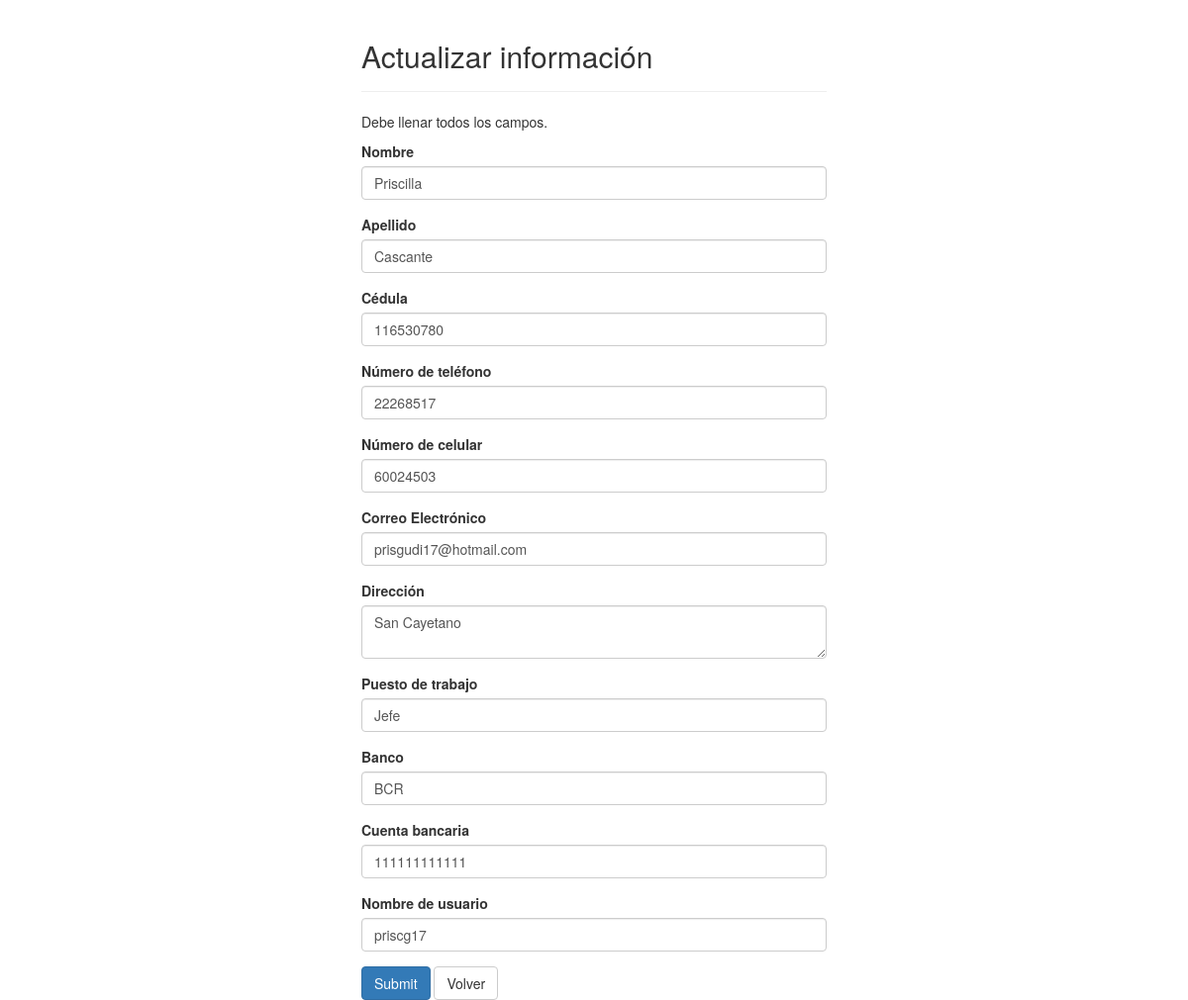
Screenshot of /editar_empleado.php?id=12 (signed in) with the database file from the repository.
### tables this page shows
CREATE TABLE `empleado` (
  `id` int(11) NOT NULL,
  `nombre` varchar(50) NOT NULL,
  `apellido` varchar(50) NOT NULL,
  `cedula` varchar(25) NOT NULL,
  `idnacionalidad` int(11) NOT NULL,
  `idprovincia` int(11) NOT NULL,
  `idcanton` int(11) NOT NULL,
  `iddistrito` int(11) NOT NULL,
  `direccion` varchar(500) NOT NULL,
  `telefono` int(11) NOT NULL,
  `celular` int(11) NOT NULL,
  `email` varchar(255) NOT NULL,
  `idestudio` tinyint(4) NOT NULL,
  `nacimiento` date NOT NULL,
  `iddepartamento` int(11) NOT NULL,
  `puesto` varchar(50) NOT NULL,
  `banco` varchar(200) NOT NULL,
  `bancaria` varchar(25) NOT NULL,
  `idestado` int(11) NOT NULL,
  `usuario` varchar(10) NOT NULL,
  `password` varchar(10) NOT NULL,
  `idrol` int(11) NOT NULL
);

### editar_empleado.php (the view, shortened to what this page needs)
<?php
require_once "config.php";
$nombre = $apellido = $cedula =$direccion = $telefono = $celular =$email=$puesto = $banco= $bancaria=$usuario ="";
$nombre_err = $apellido_err = $cedula_err= $direccion_err = $telefono_err = $celular_err = $email_err = $puesto_err= $banco_err= $bancaria_err=$usuario_err ="";
if(isset($_POST["id"]) && !empty($_POST["id"])){
    $id = $_POST["id"];
    $input_nombre = trim($_POST["nombre"]);
    if(empty($input_nombre)){
        $nombre_err = "Ingrese su nombre";
    } elseif(!filter_var($input_nombre, FILTER_VALIDATE_REGEXP, array("options"=>array("regexp"=>"/^[a-zA-Z\s]+$/")))){
        $nombre_err = "Nombre inválido";
    } else{
        $nombre = $input_nombre;
    }
    $input_apellido = trim($_POST["apellido"]);
    if(empty($input_apellido)){
        $apellido_err = "Ingrese su apellido";
    } elseif(!filter_var($input_apellido, FILTER_VALIDATE_REGEXP, array("options"=>array("regexp"=>"/^[a-zA-ZÑñ\s]+$/")))){
        $apellido_err = "Apellido inválido";
    } else{
        $apellido = $input_apellido;
    }
    $input_cedula = trim($_POST["cedula"]);
    if(empty($input_cedula)){
        $cedula_err = "Ingrese su número de cédula";
    } elseif(!ctype_digit($input_cedula)){
        $cedula_err = "Número de cédula inválido";
    } else{
        $cedula = $input_cedula;
    }
    $input_direccion = trim($_POST["direccion"]);
    if(empty($input_direccion)){
        $direccion_err = "Ingrese su dirección";
    } else{
        $direccion = $input_direccion;
    }
    $input_telefono= trim($_POST["telefono"]);
    if(empty($input_telefono)){
        $telefono_err = "Ingrese su número de teléfono";
    } elseif(!ctype_digit($input_telefono)){
        $telefono_err = "Número de teléfono inválido";
    } else{
        $telefono = $input_telefono;
    }
    $input_celular= trim($_POST["celular"]);
    if(empty($input_celular)){
        $celular_err = "Ingrese su número de celular";
    } elseif(!ctype_digit($input_celular)){
        $celular_err = "Número de celular inválido";
    } else{
        $celular = $input_celular;
    }
    $input_email = trim($_POST["email"]);
    if(empty($input_email)){
        $email_err = "Ingrese su correo electrónico";
    } elseif(!filter_var($input_email, FILTER_VALIDATE_REGEXP, array("options"=>array("regexp"=>"/^[^@]+@[^@]+\.[a-zA-Z]{2,}$/")))){
        $email_err = "Correo electrónico válido";
    } else{
        $email = $input_email;
    }
    $input_puesto = trim($_POST["puesto"]);
    if(empty($input_puesto)){
        $puesto_err = "Ingrese su puesto";
    } elseif(!filter_var($input_puesto, FILTER_VALIDATE_REGEXP, array("options"=>array("regexp"=>"/^[a-zA-Z\s]+$/")))){
        $puesto_err = "Ocupación inválida";
    } else{
        $puesto = $input_puesto;
    }
    $input_banco = trim($_POST["banco"]);
    if(empty($input_banco)){
        $banco_err = "Ingrese el nombre del banco";
    } elseif(!filter_var($input_banco, FILTER_VALIDATE_REGEXP, array("options"=>array("regexp"=>"/^[a-zA-Z\s]+$/")))){
        $banco_err = "Banco inválido";
    } else{
        $banco = $input_banco;
    }
    $input_bancaria= trim($_POST["bancaria"]);
    if(empty($input_bancaria)){
        $bancaria_err = "Ingrese su número de cuenta bancaria";
    } elseif(!ctype_digit($input_bancaria)){
        $bancaria_err = "Número de cuenta bancaria inválido";
    } else{
        $bancaria = $input_bancaria;
    }
    $input_usuario = trim($_POST["usuario"]);
    if(empty($input_usuario)){
        $usuario_err = "Ingrese un nombre de usuario";
    } elseif(!filter_var($input_usuario, FILTER_VALIDATE_REGEXP, array("options"=>array("regexp"=>"/^[a-zA-Z0-9\s]+$/")))){
        $usuario_err = "Nombre de usuario inválido";
    } else{
        $usuario = $input_usuario;
    }
    if(empty($nombre_err) && empty($apellido_err) && empty($cedula_err) && empty($direccion_err) && empty($telefono_err) &&empty($celular_err) &&empty($email_err) && empty($puesto_err) && empty($banco_err) && empty($bancaria_err) && empty($usuario_err)){
        $sql = "UPDATE empleado SET nombre=?, apellido=?, cedula=?, direccion=?, telefono=?, celular=?, email=?,puesto=?, banco=?, bancaria=?, usuario=?  WHERE id=?";
        if($stmt = mysqli_prepare($link, $sql)){
            mysqli_stmt_bind_param($stmt, "sssssssssssi", $param_nombre,$param_apellido,$param_cedula,$param_direccion,$param_telefono,$param_celular,$param_email,$param_puesto,$param_banco,$param_bancaria,$param_usuario , $param_id);
            $param_nombre= $nombre;
            $param_apellido = $apellido;
            $param_cedula = $cedula;
            $param_direccion = $direccion;
            $param_telefono = $telefono;
            $param_celular = $celular;
            $param_email = $email;
            $param_puesto = $puesto;
            $param_banco = $banco;
            $param_bancaria = $bancaria;
            $param_usuario = $usuario;
            $param_id = $id;
            if(mysqli_stmt_execute($stmt)){
                header("location: empleados_gestor.php");
                exit();
            } else{
                echo "ERROR.";
            }
        }
        mysqli_stmt_close($stmt);
    }
    mysqli_close($link);
} else{
    if(isset($_GET["id"]) && !empty(trim($_GET["id"]))){
        $sql = "SELECT nombre,apellido,cedula,direccion,telefono,celular,email,puesto,banco,bancaria,usuario FROM empleado WHERE id = ?";
        if($stmt = mysqli_prepare($link, $sql)){
            mysqli_stmt_bind_param($stmt, "i", $param_id);
            if(mysqli_stmt_execute($stmt)){
                $result = mysqli_stmt_get_result($stmt);
                if(mysqli_num_rows($result) == 1){
                    $row = mysqli_fetch_array($result, MYSQLI_ASSOC);
                $nombre = $row["nombre"];
                $apellido = $row["apellido"];
                $cedula= $row["cedula"];
                $direccion = $row["direccion"];
                $telefono = $row["telefono"];
                $celular = $row["celular"];
                $email = $row["email"];
                $puesto = $row["puesto"];
                $banco = $row["banco"];
                $bancaria = $row["bancaria"];
                $usuario = $row["usuario"];
                } else{
                    header("location: error.php");
                    exit();
                }
            } else{
                echo "ERROR";
            }
        }
    }  else{
        header("location: error.php");
        exit();
    }
}
?>
<!DOCTYPE html>
<html lang="en">
<head>
    <link rel="stylesheet" href="https://maxcdn.bootstrapcdn.com/bootstrap/3.3.7/css/bootstrap.css">
</head>
<body>
    <div class="wrapper">
        <div class="container-fluid">
            <div class="row">
                <div class="col-md-12">
                    <div class="page-header">
                        <h2>Actualizar información</h2>
                    </div>
                    <p>Debe llenar todos los campos.</p>
                    <form action="<?php echo htmlspecialchars(basename($_SERVER['REQUEST_URI'])); ?>" method="post">
                        <div class="form-group <?php echo (!empty($nombre_err)) ? 'has-error' : ''; ?>">
                            <label>Nombre</label>
                            <input type="text" name="nombre" class="form-control" minlength="3" maxlength="15" value="<?php echo $nombre; ?>">
                        </div>
                        <div class="form-group <?php echo (!empty($apellido_err)) ? 'has-error' : ''; ?>">
                            <label>Apellido</label>
                            <input type="text" name="apellido" class="form-control" minlength="3" maxlength="15" value="<?php echo $apellido; ?>">
                        </div>
                        <div class="form-group <?php echo (!empty($cedula_err)) ? 'has-error' : ''; ?>">
                            <label>Cédula</label>
                            <input type="text" name="cedula" class="form-control" minlength="9" maxlength="9" value="<?php echo $cedula; ?>">
                        </div>
                        <div class="form-group <?php echo (!empty($telefono_err)) ? 'has-error' : ''; ?>">
                            <label>Número de teléfono</label>
                            <input type="text" name="telefono" class="form-control" minlength="8" maxlength="8" value="<?php echo $telefono; ?>">
                        </div>
                        <div class="form-group <?php echo (!empty($celular_err)) ? 'has-error' : ''; ?>">
                            <label>Número de celular</label>
                            <input type="text" name="celular" class="form-control" minlength="8" maxlength="8" value="<?php echo $celular; ?>">
                        </div>
                        <div class="form-group <?php echo (!empty($email_err)) ? 'has-error' : ''; ?>">
                            <label>Correo Electrónico</label>
                            <input type="email" name="email" class="form-control" value="<?php echo $email; ?>">
                        </div>
                        <div class="form-group <?php echo (!empty($direccion_err)) ? 'has-error' : ''; ?>">
                            <label>Dirección</label>
                            <textarea name="direccion" class="form-control"><?php echo $direccion; ?></textarea>
                        </div>
                       <div class="form-group <?php echo (!empty($puesto_err)) ? 'has-error' : ''; ?>">
                            <label>Puesto de trabajo</label>
                            <input type="text" name="puesto" class="form-control" minlength="2" maxlength="25" value="<?php echo $puesto; ?>">
                        </div>
                        <div class="form-group <?php echo (!empty($banco_err)) ? 'has-error' : ''; ?>">
                            <label>Banco</label>
                            <input type="text" name="banco" class="form-control" minlength="2" maxlength="25" value="<?php echo $banco; ?>">
                        </div>
                        <div class="form-group <?php echo (!empty($bancaria_err)) ? 'has-error' : ''; ?>">
                            <label>Cuenta bancaria</label>
                            <input type="text" name="bancaria" class="form-control" minlength="5" maxlength="25" value="<?php echo $bancaria; ?>">
                        </div>
                        <div class="form-group <?php echo (!empty($usuario_err)) ? 'has-error' : ''; ?>">
                            <label>Nombre de usuario</label>
                            <input type="text" name="usuario" class="form-control" minlength="4" maxlength="15" value="<?php echo $usuario; ?>">
                        </div>
                        <input type="submit" class="btn btn-primary" value="Submit">
                        <a href="empleados_gestor.php" class="btn btn-default">Volver</a>
                    </form>
                </div>
            </div>
        </div>
    </div>
</body>
</html>

### editar_empleado.php (style rules this page uses)
.wrapper { width: 500px; margin: 0 auto; }

### rows the page displays
empleado: nombre "Priscilla", apellido "Cascante", cedula "116530780", telefono "22268517", celular "60024503", email "prisgudi17@hotmail.com", direccion "San Cayetano", puesto "Jefe", banco "BCR", bancaria "111111111111", usuario "priscg17"
